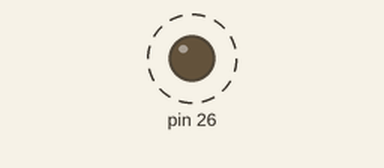
Recording of a program running on a simulated Raspberry Pi (header pin numbers). Shown: output pins drawn as LEDs (lit = HIGH). Dashed ring = blinking. What the program prints to the terminal is not drawn. At 2.0 s the program stops and its outputs stay as they are.

Above: at 0.1 s.
Timing chart, 0 to 3.0 s (numbered marks = the images above):
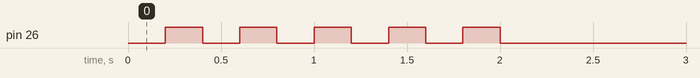

The program:

BeeSensor.py
```python
###################################################
#               智能小车1.0 -- 无源蜂鸣传感器模块
#
#               @author chenph
#               @date 2018/5/15
###################################################

import RPi.GPIO as GPIO
import time


class BeeSensor:

    # 初始化传感器
    def __init__(self, PIN):
        print('Bee Sensor In Progress')
        GPIO.setmode(GPIO.BOARD)
        self.PIN = PIN
        GPIO.setup(self.PIN, GPIO.OUT, initial=GPIO.HIGH)

    def play(self, sleepTime=0.2):
        for i in range(5):
            GPIO.output(self.PIN, GPIO.LOW)
            time.sleep(sleepTime)
            GPIO.output(self.PIN, GPIO.HIGH)
            time.sleep(sleepTime)


if __name__ == "__main__":
    try:
        m = BeeSensor(26)
        m.play()
    except KeyboardInterrupt:
        pass
    GPIO.cleanup()
```

Measured:
- by itself, pin 26: alternates HIGH for 0.20 s and LOW for 0.20 s, 10 changes in all, then stays LOW
